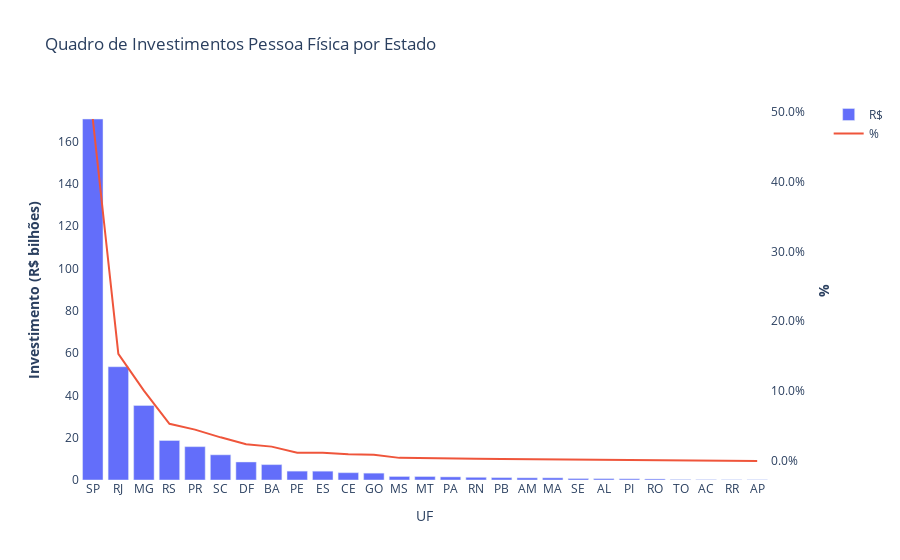

Notebook source saved alongside this figure:
### Code cell
perfil_investidor_region_total = perfil_investidor_region_total.sort_values('valor', ascending=False)

# cria eixo secundario
fig = make_subplots(specs=[[{"secondary_y": True}]])

fig.add_trace(go.Bar(x=perfil_investidor_region_total.uf, y=perfil_investidor_region_total.valor, name="R$"),
                secondary_y=False)

fig.add_trace(go.Scatter(x=perfil_investidor_region_total.uf, y=perfil_investidor_region_total.percent, name="%"),
                secondary_y=True)

fig.update_layout(title_text="Quadro de Investimentos Pessoa Física por Estado",
                    xaxis_showgrid=False, yaxis_showgrid=False, plot_bgcolor='white')

fig.update_xaxes(title_text="UF")
fig.update_yaxes(title_text="<b>Investimento (R$ bilhões)</b>", secondary_y=False)
fig.update_yaxes(title_text="<b>%</b>", secondary_y=True, tickformat = ".1%")

#imagem estática para post no git
fig.show('svg')

#imagem dinâmica
#fig.show()

### Figure 1 — Plotly figure (JSON) as saved in the notebook; plotly's stock layout.template omitted (floating-point values rounded to 4 significant figures)
{"data": [{"name": "R$", "type": "bar", "x": ["SP", "RJ", "MG", "RS", "PR", "SC", "DF", "BA", "PE", "ES", "CE", "GO", "MS", "MT", "PA", "RN", "PB", "AM", "MA", "SE", "AL", "PI", "RO", "TO", "AC", "RR", "AP"], "xaxis": "x", "y": [170.5, 53.51, 35.21, 18.66, 15.76, 11.9, 8.512, 7.274, 4.193, 4.17, 3.453, 3.242, 1.669, 1.642, 1.467, 1.276, 1.125, 1.029, 1.024, 0.7069, 0.6389, 0.5679, 0.4946, 0.2402, 0.1576, 0.1104, 0.1088], "yaxis": "y"}, {"name": "%", "type": "scatter", "x": ["SP", "RJ", "MG", "RS", "PR", "SC", "DF", "BA", "PE", "ES", "CE", "GO", "MS", "MT", "PA", "RN", "PB", "AM", "MA", "SE", "AL", "PI", "RO", "TO", "AC", "RR", "AP"], "xaxis": "x", "y": [0.4891, 0.1535, 0.101, 0.05351, 0.04519, 0.03413, 0.02441, 0.02086, 0.01203, 0.01196, 0.009905, 0.009299, 0.004786, 0.004708, 0.004208, 0.003658, 0.003226, 0.002952, 0.002937, 0.002027, 0.001832, 0.001629, 0.001419, 0.0006888, 0.0004519, 0.0003166, 0.000312], "yaxis": "y2"}], "layout": {"plot_bgcolor": "white", "title": {"text": "Quadro de Investimentos Pessoa Física por Estado"}, "xaxis": {"anchor": "y", "domain": [0, 0.94], "showgrid": false, "title": {"text": "UF"}}, "yaxis": {"anchor": "x", "domain": [0, 1], "showgrid": false, "title": {"text": "<b>Investimento (R$ bilhões)</b>"}}, "yaxis2": {"anchor": "x", "overlaying": "y", "side": "right", "tickformat": ".1%", "title": {"text": "<b>%</b>"}}}}
